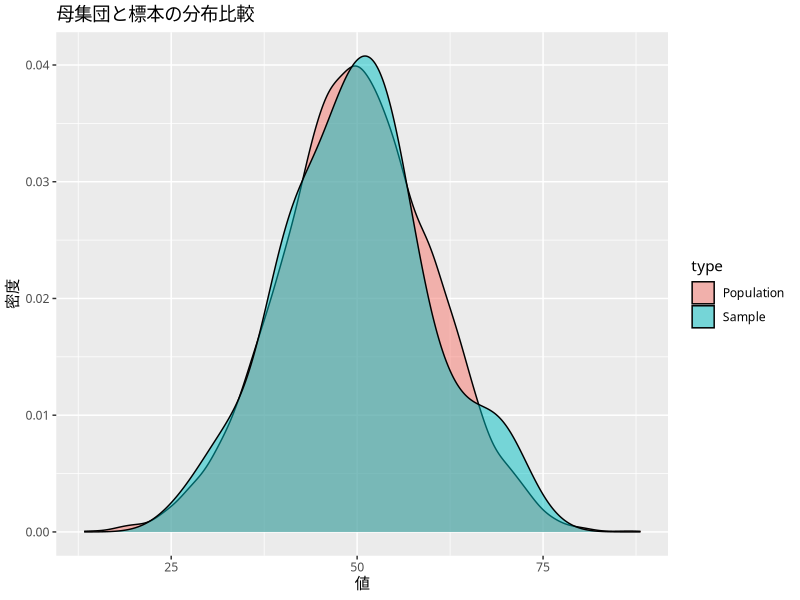
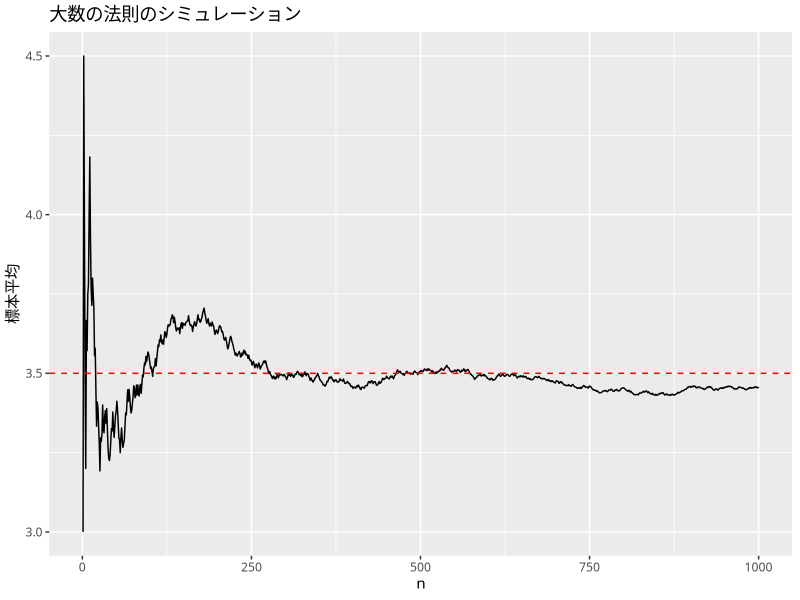
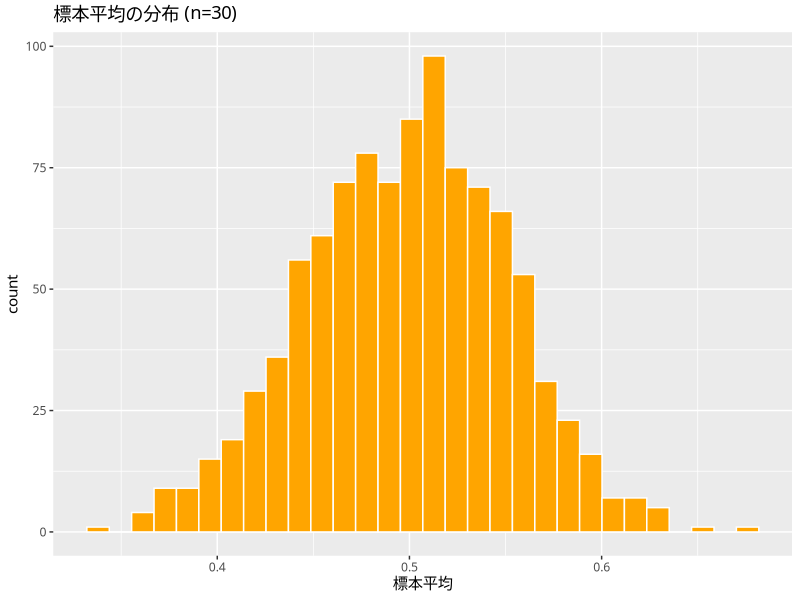

Write the R code that produced these figures, in order.
## ---- chunk 1
library(tidyverse)
set.seed(1)

# 母集団（例：正規分布） {.unnumbered}
population <- rnorm(10000, mean = 50, sd = 10)

# 標本（そこから100個ランダムに抽出） {.unnumbered}
sample_data <- sample(population, 100)

# データフレーム化 {.unnumbered}
df_pop <- data.frame(value = population, type = "Population")
df_samp <- data.frame(value = sample_data, type = "Sample")
df_all <- bind_rows(df_pop, df_samp)

# ヒストグラムで比較（密度表示） {.unnumbered}
ggplot(df_all, aes(x = value, fill = type)) +
  theme_gray(base_family = "HiraKakuProN-W3") +
  geom_density(alpha = 0.5) +
  labs(title = "母集団と標本の分布比較", x = "値", y = "密度")
## ---- chunk 2
library(tidyverse)

# サイコロを振る回数を変えて、平均値の推移を見る {.unnumbered}
set.seed(123)
n <- 1000
dice_rolls <- sample(1:6, n, replace = TRUE)
cumulative_mean <- cumsum(dice_rolls) / (1:n)

# データフレーム作成 {.unnumbered}
df <- data.frame(n = 1:n, mean = cumulative_mean)

# プロット {.unnumbered}
ggplot(df, aes(x = n, y = mean)) +
  theme_gray(base_family = "HiraKakuProN-W3") +
  geom_line() +
  geom_hline(yintercept = 3.5, color = "red", linetype = "dashed") +
  labs(title = "大数の法則のシミュレーション", y = "標本平均")
## ---- chunk 3
# シミュレーション {.unnumbered}
n_samples <- 1000
sample_size <- 30
means <- numeric(n_samples)

for (i in 1:n_samples) {
  means[i] <- mean(runif(sample_size, min = 0, max = 1))
}

# ヒストグラム {.unnumbered}
ggplot(data.frame(means), aes(x = means)) +
  theme_gray(base_family = "HiraKakuProN-W3") +
  geom_histogram(bins = 30, fill = "orange", color = "white") +
  labs(title = "標本平均の分布 (n=30)", x = "標本平均")
